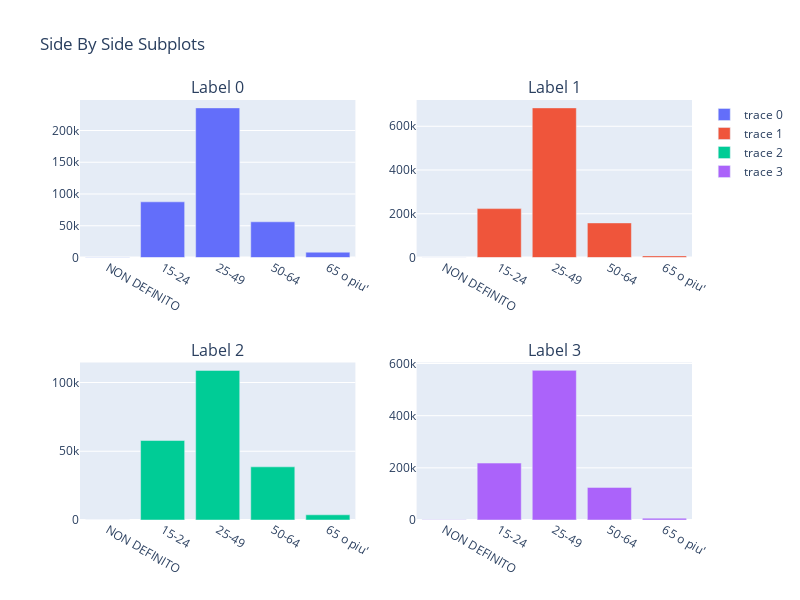

Here is the notebook cell this chart was saved with:
### Code cell
cc_18191 = cc_1819[(cc_1819.Label == 0)]['ETA'].value_counts()
cc_18191 = cc_18191.reindex(index=['NON DEFINITO','15-24','25-49','50-64',"65 o piu'"])

cc_18192 =  cc_1819[(cc_1819.Label == 1)]['ETA'].value_counts()
cc_18192 = cc_18192.reindex(index=['NON DEFINITO','15-24','25-49','50-64',"65 o piu'"])

cc_18193 =  cc_1819[(cc_1819.Label == 2)]['ETA'].value_counts()
cc_18193 = cc_18193.reindex(index=['NON DEFINITO','15-24','25-49','50-64',"65 o piu'"])

cc_18194 =  cc_1819[(cc_1819.Label == 3)]['ETA'].value_counts()
cc_18194 = cc_18194.reindex(index=['NON DEFINITO','15-24','25-49','50-64',"65 o piu'"])

fig = make_subplots(rows=2, cols=2,subplot_titles=("Label 0","Label 1","Label 2","Label 3"),
                    specs=[[{"type": "bar"}, {"type": "bar"}],[{"type": "bar"}, {"type": "bar"}]])

fig.add_trace(
    go.Bar(y = cc_18191.values, x = cc_18191.index),
    row=1, col=1
)

fig.add_trace(
    go.Bar(y = cc_18192.values, x = cc_18192.index),
    row=1, col=2
)

fig.add_trace(
    go.Bar(y = cc_18193.values, x = cc_18193.index),
    row=2, col=1
)

fig.add_trace(
    go.Bar(y = cc_18194.values, x = cc_18194.index),
    row=2, col=2
)

fig.update_layout(height=600, width=800, title_text="Side By Side Subplots", showlegend=False)
fig.show()

### Figure 1 — Plotly figure (JSON) as saved in the notebook; plotly's stock layout.template omitted (floating-point values rounded to 4 significant figures)
{"data": [{"type": "bar", "x": ["NON DEFINITO", "15-24", "25-49", "50-64", "65 o piu'"], "xaxis": "x", "y": [321, 87689, 235639, 56245, 8361], "yaxis": "y"}, {"type": "bar", "x": ["NON DEFINITO", "15-24", "25-49", "50-64", "65 o piu'"], "xaxis": "x2", "y": [351, 223492, 684151, 158139, 7424], "yaxis": "y2"}, {"type": "bar", "x": ["NON DEFINITO", "15-24", "25-49", "50-64", "65 o piu'"], "xaxis": "x3", "y": [43, 57810, 108825, 38674, 3776], "yaxis": "y3"}, {"type": "bar", "x": ["NON DEFINITO", "15-24", "25-49", "50-64", "65 o piu'"], "xaxis": "x4", "y": [1388, 218268, 573699, 124967, 7034], "yaxis": "y4"}], "layout": {"annotations": [{"font": {"size": 16}, "showarrow": false, "text": "Label 0", "x": 0.225, "xanchor": "center", "xref": "paper", "y": 1, "yanchor": "bottom", "yref": "paper"}, {"font": {"size": 16}, "showarrow": false, "text": "Label 1", "x": 0.775, "xanchor": "center", "xref": "paper", "y": 1, "yanchor": "bottom", "yref": "paper"}, {"font": {"size": 16}, "showarrow": false, "text": "Label 2", "x": 0.225, "xanchor": "center", "xref": "paper", "y": 0.375, "yanchor": "bottom", "yref": "paper"}, {"font": {"size": 16}, "showarrow": false, "text": "Label 3", "x": 0.775, "xanchor": "center", "xref": "paper", "y": 0.375, "yanchor": "bottom", "yref": "paper"}], "height": 600, "title": {"text": "Side By Side Subplots"}, "width": 800, "xaxis": {"anchor": "y", "domain": [0, 0.45]}, "xaxis2": {"anchor": "y2", "domain": [0.55, 1]}, "xaxis3": {"anchor": "y3", "domain": [0, 0.45]}, "xaxis4": {"anchor": "y4", "domain": [0.55, 1]}, "yaxis": {"anchor": "x", "domain": [0.625, 1]}, "yaxis2": {"anchor": "x2", "domain": [0.625, 1]}, "yaxis3": {"anchor": "x3", "domain": [0, 0.375]}, "yaxis4": {"anchor": "x4", "domain": [0, 0.375]}}}
